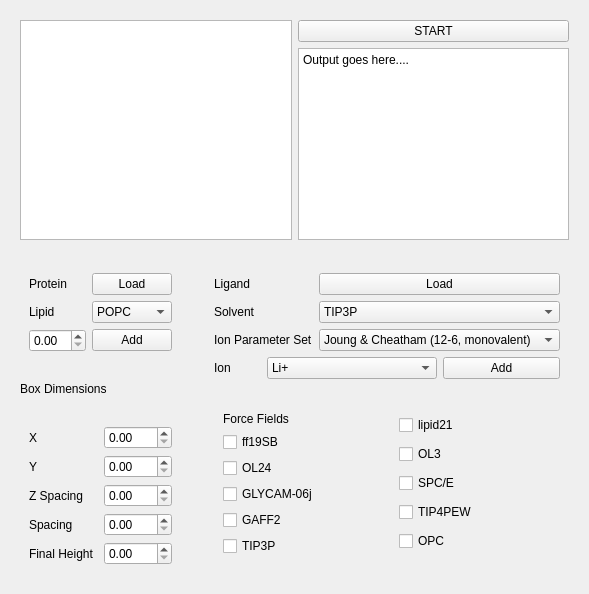
          <widget class="QWidget" name="PybraneMemMakerTab">
           <attribute name="title">
            <string>Topology Generator</string>
           </attribute>
           <layout class="QGridLayout" name="gridLayout_23">
            <item row="0" column="0" colspan="2">
             <widget class="QWidget" name="PybraneMemMakerTopWidget" native="true">
              <layout class="QGridLayout" name="gridLayout_3">
               <item row="1" column="1">
                <widget class="QTextBrowser" name="PybraneMemMakerDebugTextBox">
                 <property name="html">
                  <string>&lt;!DOCTYPE HTML PUBLIC &quot;-//W3C//DTD HTML 4.0//EN&quot; &quot;http://www.w3.org/TR/REC-html40/strict.dtd&quot;&gt;
&lt;html&gt;&lt;head&gt;&lt;meta name=&quot;qrichtext&quot; content=&quot;1&quot; /&gt;&lt;style type=&quot;text/css&quot;&gt;
p, li { white-space: pre-wrap; }
&lt;/style&gt;&lt;/head&gt;&lt;body style=&quot; font-family:'Sans Serif'; font-size:9pt; font-weight:400; font-style:normal;&quot;&gt;
&lt;p style=&quot; margin-top:0px; margin-bottom:0px; margin-left:0px; margin-right:0px; -qt-block-indent:0; text-indent:0px;&quot;&gt;&lt;span style=&quot; font-family:'Segoe UI';&quot;&gt;Output goes here....&lt;/span&gt;&lt;/p&gt;&lt;/body&gt;&lt;/html&gt;</string>
                 </property>
                </widget>
               </item>
               <item row="0" column="1">
                <widget class="QPushButton" name="PybraneMemMakerStartButton">
                 <property name="text">
                  <string>START</string>
                 </property>
                </widget>
               </item>
               <item row="0" column="0" rowspan="2">
                <widget class="QTextBrowser" name="PybraneMemMakerSVGTextBox"/>
               </item>
              </layout>
             </widget>
            </item>
            <item row="1" column="0">
             <widget class="QWidget" name="PybraneMemMakerLeftWidget" native="true">
              <layout class="QGridLayout" name="gridLayout_5">
               <item row="0" column="0" colspan="2">
                <widget class="QWidget" name="PybraneMemMakerFilesWidget" native="true">
                 <layout class="QGridLayout" name="gridLayout_4">
                  <item row="0" column="0">
                   <widget class="QLabel" name="PybraneMemMakerProteinLabel">
                    <property name="text">
                     <string>Protein</string>
                    </property>
                   </widget>
                  </item>
                  <item row="0" column="1">
                   <widget class="QPushButton" name="PybraneMemMakerMemLoadButton">
                    <property name="text">
                     <string>Load</string>
                    </property>
                   </widget>
                  </item>
                  <item row="1" column="0">
                   <widget class="QLabel" name="PybraneMemMakerFilesLipidLabel">
                    <property name="text">
                     <string>Lipid</string>
                    </property>
                   </widget>
                  </item>
                  <item row="1" column="1">
                   <widget class="QComboBox" name="PybraneMemMakerLipidComboBox">
                    <item>
                     <property name="text">
                      <string>POPC</string>
                     </property>
                    </item>
                    <item>
                     <property name="text">
                      <string>DPPC</string>
                     </property>
                    </item>
                    <item>
                     <property name="text">
                      <string>DOPC</string>
                     </property>
                    </item>
                    <item>
                     <property name="text">
                      <string>DLPC</string>
                     </property>
                    </item>
                    <item>
                     <property name="text">
                      <string>DMPC</string>
                     </property>
                    </item>
                    <item>
                     <property name="text">
                      <string>POPE</string>
                     </property>
                    </item>
                    <item>
                     <property name="text">
                      <string>POPS</string>
                     </property>
                    </item>
                    <item>
                     <property name="text">
                      <string>POPG</string>
                     </property>
                    </item>
                    <item>
                     <property name="text">
                      <string>CL</string>
                     </property>
                    </item>
                    <item>
                     <property name="text">
                      <string>CER</string>
                     </property>
                    </item>
                    <item>
                     <property name="text">
                      <string>SM</string>
                     </property>
                    </item>
                    <item>
                     <property name="text">
                      <string>CHOL</string>
                     </property>
                    </item>
                   </widget>
                  </item>
                  <item row="2" column="0">
                   <widget class="QDoubleSpinBox" name="PybraneMemMakerMemRatioSpinBox"/>
                  </item>
                  <item row="2" column="1">
                   <widget class="QPushButton" name="PybraneMemMakerMemAddButton">
                    <property name="text">
                     <string>Add</string>
                    </property>
                   </widget>
                  </item>
                 </layout>
                </widget>
               </item>
               <item row="1" column="0">
                <widget class="QLabel" name="PybraneMemMakerMeasurementsLabel">
                 <property name="text">
                  <string>Box Dimensions</string>
                 </property>
                </widget>
               </item>
               <item row="2" column="0" colspan="2">
                <widget class="QWidget" name="PybraneMemMakerMeasurementsWidget" native="true">
                 <layout class="QGridLayout" name="gridLayout">
                  <item row="0" column="0">
                   <widget class="QLabel" name="PybraneMemMakerXLabel">
                    <property name="text">
                     <string>X</string>
                    </property>
                   </widget>
                  </item>
                  <item row="0" column="1">
                   <widget class="QDoubleSpinBox" name="PybraneMemMakerXSpinBox"/>
                  </item>
                  <item row="1" column="0">
                   <widget class="QLabel" name="PybraneMemMakerYLabel">
                    <property name="text">
                     <string>Y</string>
                    </property>
                   </widget>
                  </item>
                  <item row="1" column="1">
                   <widget class="QDoubleSpinBox" name="PybraneMemMakerYSpinBox"/>
                  </item>
                  <item row="2" column="0">
                   <widget class="QLabel" name="PybraneMemMakerZLabel">
                    <property name="text">
                     <string>Z Spacing</string>
                    </property>
                   </widget>
                  </item>
                  <item row="2" column="1">
                   <widget class="QDoubleSpinBox" name="PybraneMemMakerZSpinBox"/>
                  </item>
                  <item row="3" column="0">
                   <widget class="QLabel" name="PybraneMemMakerSpacingLabel">
                    <property name="text">
                     <string>Spacing</string>
                    </property>
                   </widget>
                  </item>
                  <item row="3" column="1">
                   <widget class="QDoubleSpinBox" name="PybraneMemMakerSpacingSpinBox"/>
                  </item>
                  <item row="4" column="0">
                   <widget class="QLabel" name="PybraneMemMakerFinalZLabel">
                    <property name="text">
                     <string>Final Height</string>
                    </property>
                   </widget>
                  </item>
                  <item row="4" column="1">
                   <widget class="QDoubleSpinBox" name="PybraneMemMakerFinalZSpinBox"/>
                  </item>
                 </layout>
                </widget>
               </item>
              </layout>
             </widget>
            </item>
            <item row="1" column="1">
             <widget class="QWidget" name="PybraneMemMakerRightWidget" native="true">
              <layout class="QGridLayout" name="gridLayout_26">
               <item row="0" column="0">
                <widget class="QWidget" name="PybraneMemMakerExtrasWidget" native="true">
                 <layout class="QGridLayout" name="gridLayout_25">
                  <item row="0" column="0">
                   <widget class="QLabel" name="PybraneMemMakerLigandLabel">
                    <property name="text">
                     <string>Ligand</string>
                    </property>
                   </widget>
                  </item>
                  <item row="0" column="2" colspan="2">
                   <widget class="QPushButton" name="PybraneMemMakerLigandLoadButton">
                    <property name="text">
                     <string>Load</string>
                    </property>
                   </widget>
                  </item>
                  <item row="1" column="0">
                   <widget class="QLabel" name="PybraneMemMakerSolventLabel">
                    <property name="text">
                     <string>Solvent</string>
                    </property>
                   </widget>
                  </item>
                  <item row="1" column="2" colspan="2">
                   <widget class="QComboBox" name="PybraneMemMakerSolventComboBox">
                    <item>
                     <property name="text">
                      <string>TIP3P</string>
                     </property>
                    </item>
                    <item>
                     <property name="text">
                      <string>TIP3P w/ FB</string>
                     </property>
                    </item>
                    <item>
                     <property name="text">
                      <string>SPC/E</string>
                     </property>
                    </item>
                    <item>
                     <property name="text">
                      <string>SPC/Fw</string>
                     </property>
                    </item>
                    <item>
                     <property name="text">
                      <string>qSPC/Fw</string>
                     </property>
                    </item>
                    <item>
                     <property name="text">
                      <string>POL3</string>
                     </property>
                    </item>
                    <item>
                     <property name="text">
                      <string>TIP4P/Ew</string>
                     </property>
                    </item>
                    <item>
                     <property name="text">
                      <string>OPC</string>
                     </property>
                    </item>
                    <item>
                     <property name="text">
                      <string>OPC3</string>
                     </property>
                    </item>
                    <item>
                     <property name="text">
                      <string>Force Balance TIP3P</string>
                     </property>
                    </item>
                    <item>
                     <property name="text">
                      <string>Force Balance TIP4P</string>
                     </property>
                    </item>
                   </widget>
                  </item>
                  <item row="2" column="0" colspan="2">
                   <widget class="QLabel" name="PybraneMemMakerIonSettingsLabel">
                    <property name="text">
                     <string>Ion Parameter Set</string>
                    </property>
                   </widget>
                  </item>
                  <item row="2" column="2" colspan="2">
                   <widget class="QComboBox" name="PybraneMemMakerIonSettingsComboBox">
                    <item>
                     <property name="text">
                      <string>Joung &amp; Cheatham (12-6, monovalent)</string>
                     </property>
                    </item>
                    <item>
                     <property name="text">
                      <string>Li &amp; Merz (12-6)</string>
                     </property>
                    </item>
                    <item>
                     <property name="text">
                      <string>Li &amp; Merz (12-6-4)</string>
                     </property>
                    </item>
                    <item>
                     <property name="text">
                      <string>Li &amp; Merz (12-6-4, multivalent)</string>
                     </property>
                    </item>
                   </widget>
                  </item>
                  <item row="3" column="0">
                   <widget class="QLabel" name="PybraneMemMakerIonLabel">
                    <property name="text">
                     <string>Ion</string>
                    </property>
                   </widget>
                  </item>
                  <item row="3" column="1" colspan="2">
                   <widget class="QComboBox" name="PybraneMemMakerIonComboBox">
                    <item>
                     <property name="text">
                      <string>Li+</string>
                     </property>
                    </item>
                    <item>
                     <property name="text">
                      <string>Na+</string>
                     </property>
                    </item>
                    <item>
                     <property name="text">
                      <string>K+</string>
                     </property>
                    </item>
                    <item>
                     <property name="text">
                      <string>Rb+</string>
                     </property>
                    </item>
                    <item>
                     <property name="text">
                      <string>Cs+</string>
                     </property>
                    </item>
                    <item>
                     <property name="text">
                      <string>Ag+</string>
                     </property>
                    </item>
                    <item>
                     <property name="text">
                      <string>Cu+</string>
                     </property>
                    </item>
                    <item>
                     <property name="text">
                      <string>Tl+</string>
                     </property>
                    </item>
                    <item>
                     <property name="text">
                      <string>NH4+</string>
                     </property>
                    </item>
                    <item>
                     <property name="text">
                      <string>H3O+</string>
                     </property>
                    </item>
                    <item>
                     <property name="text">
                      <string>F-</string>
                     </property>
                    </item>
                    <item>
                     <property name="text">
                      <string>Cl-</string>
                     </property>
                    </item>
                    <item>
                     <property name="text">
                      <string>Br-</string>
                     </property>
                    </item>
                    <item>
                     <property name="text">
                      <string>I-</string>
                     </property>
                    </item>
                    <item>
                     <property name="text">
                      <string>Mg+2</string>
                     </property>
                    </item>
                    <item>
                     <property name="text">
                      <string>Ca+2</string>
                     </property>
                    </item>
                    <item>
                     <property name="text">
                      <string>Sr+2</string>
                     </property>
                    </item>
                    <item>
                     <property name="text">
                      <string>Ba+2</string>
                     </property>
                    </item>
                    <item>
                     <property name="text">
                      <string>Mn+2</string>
                     </property>
                    </item>
                    <item>
                     <property name="text">
                      <string>Fe+2</string>
                     </property>
                    </item>
                    <item>
                     <property name="text">
                      <string>Co+2</string>
                     </property>
                    </item>
                    <item>
                     <property name="text">
                      <string>Ni+2</string>
                     </property>
                    </item>
                    <item>
                     <property name="text">
                      <string>Cu+2</string>
                     </property>
                    </item>
                    <item>
                     <property name="text">
                      <string>Zn+2</string>
                     </property>
                    </item>
                    <item>
                     <property name="text">
                      <string>Cd+2</string>
                     </property>
                    </item>
                    <item>
                     <property name="text">
                      <string>Pb+2</string>
                     </property>
                    </item>
                    <item>
                     <property name="text">
                      <string>Hg+2</string>
                     </property>
                    </item>
                    <item>
                     <property name="text">
                      <string>Sn+2</string>
                     </property>
                    </item>
                    <item>
                     <property name="text">
                      <string>Al+3</string>
                     </property>
                    </item>
                    <item>
                     <property name="text">
                      <string>Fe+3</string>
                     </property>
                    </item>
                    <item>
                     <property name="text">
                      <string>Cr+3</string>
                     </property>
                    </item>
                    <item>
                     <property name="text">
                      <string>La+3</string>
                     </property>
                    </item>
                    <item>
                     <property name="text">
                      <string>Zr+4</string>
                     </property>
                    </item>
                    <item>
                     <property name="text">
                      <string>Hf+4</string>
                     </property>
                    </item>
                    <item>
                     <property name="text">
                      <string>Th+4</string>
                     </property>
                    </item>
                   </widget>
                  </item>
                  <item row="3" column="3">
                   <widget class="QPushButton" name="PybraneMemMakerIonAddButton">
                    <property name="text">
                     <string>Add</string>
                    </property>
                   </widget>
                  </item>
                 </layout>
                </widget>
               </item>
               <item row="1" column="0">
                <widget class="QWidget" name="PybraneMemMakerFFWidget" native="true">
                 <layout class="QGridLayout" name="gridLayout_35">
                  <item row="0" column="0">
                   <widget class="QWidget" name="PybraneMemMakerFFLeftWidget" native="true">
                    <layout class="QGridLayout" name="gridLayout_6">
                     <item row="2" column="0">
                      <widget class="QCheckBox" name="PybraneMemMakerOL24">
                       <property name="text">
                        <string>OL24</string>
                       </property>
                      </widget>
                     </item>
                     <item row="5" column="0">
                      <widget class="QCheckBox" name="PybraneMemMakerTIP3PCheckBox">
                       <property name="text">
                        <string>TIP3P</string>
                       </property>
                      </widget>
                     </item>
                     <item row="1" column="0">
                      <widget class="QCheckBox" name="PybraneMemMakerff19CheckBox">
                       <property name="text">
                        <string>ff19SB</string>
                       </property>
                      </widget>
                     </item>
                     <item row="3" column="0">
                      <widget class="QCheckBox" name="PybraneMemMakerGLYCAMCheckBox">
                       <property name="text">
                        <string>GLYCAM-06j</string>
                       </property>
                      </widget>
                     </item>
                     <item row="4" column="0">
                      <widget class="QCheckBox" name="PybraneMemMakerGAFF2CheckBox">
                       <property name="text">
                        <string>GAFF2</string>
                       </property>
                      </widget>
                     </item>
                     <item row="0" column="0">
                      <widget class="QLabel" name="PybraneMemMakerFFLabel">
                       <property name="text">
                        <string>Force Fields</string>
                       </property>
                      </widget>
                     </item>
                    </layout>
                   </widget>
                  </item>
                  <item row="0" column="3">
                   <widget class="QWidget" name="PybraneMemMakerFFRightWidget" native="true">
                    <layout class="QGridLayout" name="gridLayout_34">
                     <item row="1" column="0">
                      <widget class="QCheckBox" name="PybraneMemMakerOL3CheckBox">
                       <property name="text">
                        <string>OL3</string>
                       </property>
                      </widget>
                     </item>
                     <item row="3" column="0">
                      <widget class="QCheckBox" name="PybraneMemMakerTIPPEWCheckBox">
                       <property name="text">
                        <string>TIP4PEW</string>
                       </property>
                      </widget>
                     </item>
                     <item row="2" column="0">
                      <widget class="QCheckBox" name="PybraneMemMakerSPCECheckBox">
                       <property name="text">
                        <string>SPC/E</string>
                       </property>
                      </widget>
                     </item>
                     <item row="0" column="0">
                      <widget class="QCheckBox" name="PybraneMemMakerLipid21CheckBox">
                       <property name="text">
                        <string>lipid21</string>
                       </property>
                      </widget>
                     </item>
                     <item row="4" column="0">
                      <widget class="QCheckBox" name="PybraneMemMakerOPCCheckBox">
                       <property name="text">
                        <string>OPC</string>
                       </property>
                      </widget>
                     </item>
                    </layout>
                   </widget>
                  </item>
                 </layout>
                </widget>
               </item>
              </layout>
             </widget>
            </item>
           </layout>
          </widget>
